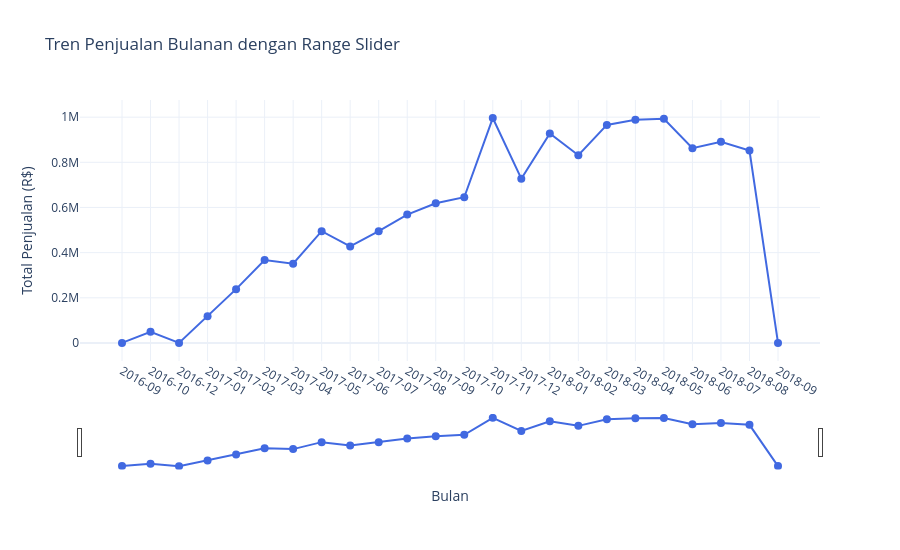

Notebook code for this chart:
### Markdown cell above
---

### 4.7 Interactive Line Chart dengan Range Slider

Line chart interaktif sangat berguna untuk **time-series data**. **Range slider** memungkinkan pengguna memilih rentang waktu untuk dianalisis detail.

**Fitur interaktif yang ditambahkan:**
- 📅 Range slider untuk navigasi periode
- 💬 Custom `hovertemplate` dengan format angka rapi
- 🎯 `hovermode='x unified'` untuk menampilkan info semua trace pada x yang sama

### Code cell
# Agregasi penjualan bulanan
monthly_sales = (
    df.groupby('order_month')
    .agg(total_sales=('price', 'sum'),
         order_count=('order_id', 'nunique'))
    .reset_index()
    .sort_values('order_month')
)

fig = go.Figure()

fig.add_trace(go.Scatter(
    x=monthly_sales['order_month'],
    y=monthly_sales['total_sales'],
    mode='lines+markers',
    name='Total Penjualan',
    line=dict(color='royalblue', width=2),
    marker=dict(size=8),
    hovertemplate='<b>Bulan:</b> %{x}<br><b>Total Penjualan:</b> R$ %{y:,.2f}<extra></extra>'
))

fig.update_layout(
    title='Tren Penjualan Bulanan dengan Range Slider',
    xaxis=dict(
        title='Bulan',
        rangeslider=dict(visible=True),
        type='category'
    ),
    yaxis_title='Total Penjualan (R$)',
    height=550,
    hovermode='x unified'
)

fig.show()

### Figure 1 — Plotly figure (JSON) as saved in the notebook; plotly's stock layout.template omitted (floating-point values rounded to 4 significant figures)
{"data": [{"hovertemplate": "<b>Bulan:</b> %{x}<br><b>Total Penjualan:</b> R$ %{y:,.2f}<extra></extra>", "line": {"color": "royalblue", "width": 2}, "marker": {"size": 8}, "mode": "lines+markers", "name": "Total Penjualan", "type": "scatter", "x": ["2016-09", "2016-10", "2016-12", "2017-01", "2017-02", "2017-03", "2017-04", "2017-05", "2017-06", "2017-07", "2017-08", "2017-09", "2017-10", "2017-11", "2017-12", "2018-01", "2018-02", "2018-03", "2018-04", "2018-05", "2018-06", "2018-07", "2018-08", "2018-09"], "y": [267.4, 49440.0, 10.9, 118600.0, 238300.0, 367600.0, 351200.0, 495100.0, 427500.0, 494900.0, 568700.0, 618500.0, 645400.0, 996200.0, 727700.0, 927500.0, 831400.0, 965800.0, 988400.0, 993400.0, 862700.0, 890900.0, 852300.0, 145.0]}], "layout": {"height": 550, "hovermode": "x unified", "title": {"text": "Tren Penjualan Bulanan dengan Range Slider"}, "xaxis": {"rangeslider": {"visible": true}, "title": {"text": "Bulan"}, "type": "category"}, "yaxis": {"title": {"text": "Total Penjualan (R$)"}}}}
